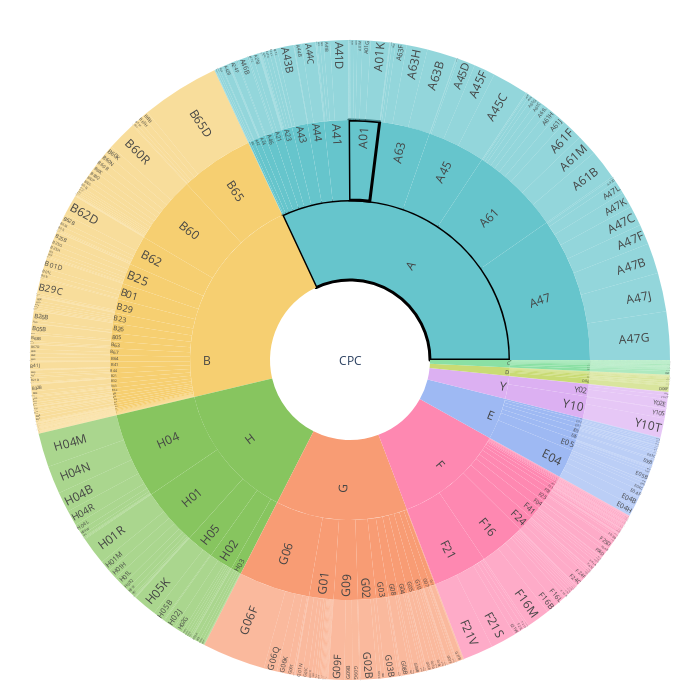

Here is the notebook cell this chart was saved with:
### Code cell
import json
from collections import Counter
import pandas as pd
import plotly.graph_objects as go
import plotly.express as px

# Load your JSON data here
with open('../data/2018/design2018_cpc.json') as file:
    json_data = json.load(file)

# Count occurrences of each CPC code
cpc_counter = Counter()
for entry in json_data:
    for cpc in entry['cpc']:
        cpc_counter[cpc] += 1

# Aggregate counts by CPC classes (first 3 characters) and main classes (first character)
class_counter = Counter()
main_class_counter = Counter()

for cpc, count in cpc_counter.items():
    class_counter[cpc[:3]] += count
    main_class_counter[cpc[0]] += count

# Construct DataFrame for hierarchical plot
df_hierarchy = pd.DataFrame(
    [('CPC', None, sum(main_class_counter.values()))] +
    [(mc, 'CPC', cnt) for mc, cnt in main_class_counter.items()] +
    [(cl, cl[0], cnt) for cl, cnt in class_counter.items()] +
    [(cpc, cpc[:3], cnt) for cpc, cnt in cpc_counter.items()],
    columns=['id', 'parent', 'value']
)

# Define pastel colors per main family
families = list(main_class_counter.keys())
palette = px.colors.qualitative.Pastel
# Extend palette if needed
colors = palette * ((len(families) // len(palette)) + 1)
family_colors = {fam: colors[i] for i, fam in enumerate(families)}

# Assign fill colors
def get_fill_color(label):
    if label == 'CPC':
        return '#FFFFFF'
    if label in family_colors:
        return family_colors[label]
    return family_colors[label[0]]

fill_colors = [get_fill_color(lbl) for lbl in df_hierarchy['id']]

# Highlight borders for A, A01, A01A
highlight = {'A', 'A01', 'A01A'}
line_colors = ['black' if lbl in highlight else '#FFFFFF' for lbl in df_hierarchy['id']]
line_widths = [3 if lbl in highlight else 0 for lbl in df_hierarchy['id']]

# Create sunburst chart
fig = go.Figure(go.Sunburst(
    labels=df_hierarchy['id'],
    parents=df_hierarchy['parent'],
    values=df_hierarchy['value'],
    branchvalues='total',
    marker=dict(
        colors=fill_colors,
        line=dict(color=line_colors, width=line_widths)
    ),
    insidetextorientation='radial'
))

# Layout adjustments for full circle
fig.update_layout(
    uniformtext=dict(minsize=10),
    height=700,
    width=700,
    margin=dict(t=40, l=20, r=20, b=20)
)

# Save to PNG (ensure kaleido is installed)
fig.write_image('cpc_hierarchy_highlight.svg')
fig.show()

### Figure 1 — Plotly figure (JSON) as saved in the notebook; plotly's stock layout.template omitted (floating-point values rounded to 4 significant figures; data arrays with more than 128 entries replaced by an {"elided": "..."} marker saying what was removed)
{"data": [{"branchvalues": "total", "insidetextorientation": "radial", "labels": {"elided": "880 str values"}, "marker": {"colors": {"elided": "880 str values"}, "line": {"color": {"elided": "880 str values"}, "width": {"elided": "880 int values"}}}, "parents": {"elided": "880 str values"}, "type": "sunburst", "values": {"elided": "880 int values"}}], "layout": {"height": 700, "margin": {"b": 20, "l": 20, "r": 20, "t": 40}, "uniformtext": {"minsize": 10}, "width": 700}}
